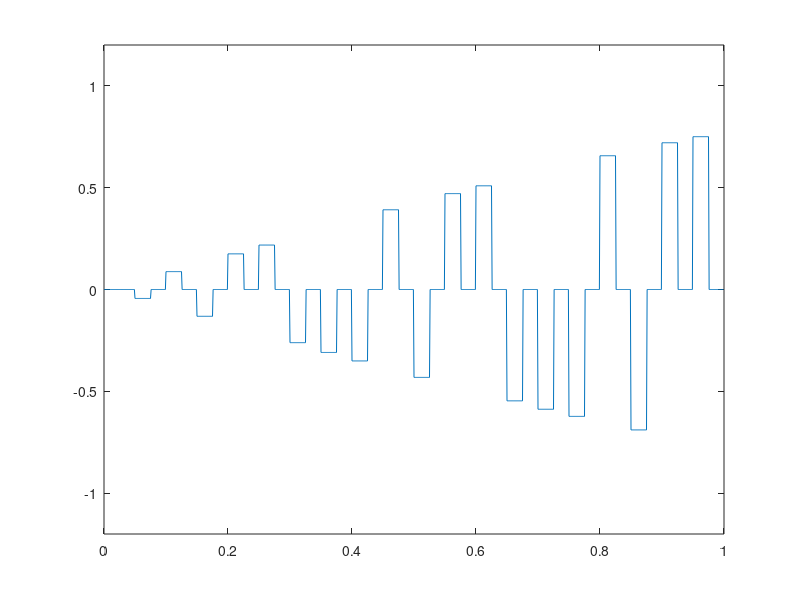

The MATLAB source for this figure:
clc;
fc = 20;
% fm =2;
% fm = [ 0 0 1 0 1 1 0 ]';
fm = [ -1 -1 1 -1 1 1 -1]';
fs = 1000;
t=1;
n = [0:1/fs:t];

n = n(1:end-1);
dutycycle = 50;
s = square(2*pi*fc*n,dutycycle);
s(find(s<0))=0;   %to make it unipolar
%plot(s);

m = sin(2*pi*fm*n);
period_sam = length(n)/fc;     %to find the number of samples in one period
ind = 1:period_sam:length(n);   %to find the starting sample index
on_samp = ceil(period_sam * dutycycle/100);   %no. of samples in on period of time
pam = zeros(1,length(n));
for i =1:length(ind)
    pam(ind(i):ind(i)+on_samp) = m(ind(i));
end

subplot(1,1,1);
plot(n,pam);
ylim([-1.2 1.2]);